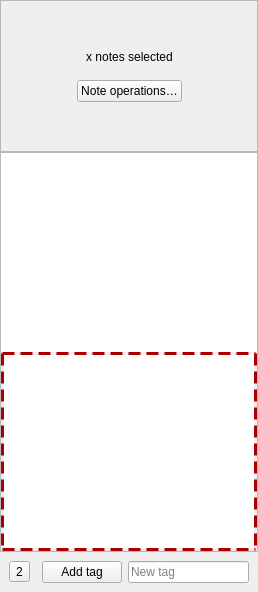
       <widget class="QFrame" name="noteEditFrame">
        <property name="sizePolicy">
         <sizepolicy hsizetype="Preferred" vsizetype="Preferred">
          <horstretch>5</horstretch>
          <verstretch>0</verstretch>
         </sizepolicy>
        </property>
        <property name="styleSheet">
         <string notr="true"/>
        </property>
        <property name="frameShape">
         <enum>QFrame::NoFrame</enum>
        </property>
        <layout class="QVBoxLayout" name="verticalLayout">
         <property name="spacing">
          <number>0</number>
         </property>
         <property name="leftMargin">
          <number>0</number>
         </property>
         <property name="topMargin">
          <number>0</number>
         </property>
         <property name="rightMargin">
          <number>0</number>
         </property>
         <property name="bottomMargin">
          <number>0</number>
         </property>
         <item>
          <widget class="QFrame" name="multiSelectActionFrame">
           <property name="frameShape">
            <enum>QFrame::StyledPanel</enum>
           </property>
           <property name="frameShadow">
            <enum>QFrame::Raised</enum>
           </property>
           <layout class="QGridLayout" name="gridLayout_2">
            <item row="1" column="1">
             <widget class="QLabel" name="notesSelectedLabel">
              <property name="text">
               <string notr="true">x notes selected</string>
              </property>
              <property name="alignment">
               <set>Qt::AlignCenter</set>
              </property>
             </widget>
            </item>
            <item row="0" column="1">
             <spacer name="verticalSpacer_2">
              <property name="orientation">
               <enum>Qt::Vertical</enum>
              </property>
              <property name="sizeHint" stdset="0">
               <size>
                <width>20</width>
                <height>40</height>
               </size>
              </property>
             </spacer>
            </item>
            <item row="3" column="2">
             <spacer name="horizontalSpacer_2">
              <property name="orientation">
               <enum>Qt::Horizontal</enum>
              </property>
              <property name="sizeHint" stdset="0">
               <size>
                <width>40</width>
                <height>20</height>
               </size>
              </property>
             </spacer>
            </item>
            <item row="3" column="0">
             <spacer name="horizontalSpacer">
              <property name="orientation">
               <enum>Qt::Horizontal</enum>
              </property>
              <property name="sizeHint" stdset="0">
               <size>
                <width>40</width>
                <height>20</height>
               </size>
              </property>
             </spacer>
            </item>
            <item row="3" column="1">
             <widget class="QPushButton" name="noteOperationsButton">
              <property name="text">
               <string>Note operations…</string>
              </property>
             </widget>
            </item>
            <item row="4" column="1">
             <spacer name="verticalSpacer">
              <property name="orientation">
               <enum>Qt::Vertical</enum>
              </property>
              <property name="sizeHint" stdset="0">
               <size>
                <width>20</width>
                <height>40</height>
               </size>
              </property>
             </spacer>
            </item>
            <item row="2" column="1">
             <spacer name="verticalSpacer_3">
              <property name="orientation">
               <enum>Qt::Vertical</enum>
              </property>
              <property name="sizeType">
               <enum>QSizePolicy::Fixed</enum>
              </property>
              <property name="sizeHint" stdset="0">
               <size>
                <width>20</width>
                <height>10</height>
               </size>
              </property>
             </spacer>
            </item>
           </layout>
          </widget>
         </item>
         <item>
          <widget class="QFrame" name="noteEditorFrame">
           <property name="minimumSize">
            <size>
             <width>0</width>
             <height>400</height>
            </size>
           </property>
           <property name="frameShape">
            <enum>QFrame::StyledPanel</enum>
           </property>
           <property name="frameShadow">
            <enum>QFrame::Raised</enum>
           </property>
           <layout class="QVBoxLayout" name="verticalLayout_6">
            <property name="spacing">
             <number>0</number>
            </property>
            <property name="leftMargin">
             <number>0</number>
            </property>
            <property name="topMargin">
             <number>0</number>
            </property>
            <property name="rightMargin">
             <number>0</number>
            </property>
            <property name="bottomMargin">
             <number>0</number>
            </property>
            <item>
             <widget class="QOwnNotesMarkdownTextEdit" name="noteTextEdit">
              <property name="enabled">
               <bool>true</bool>
              </property>
              <property name="contextMenuPolicy">
               <enum>Qt::CustomContextMenu</enum>
              </property>
              <property name="frameShape">
               <enum>QFrame::NoFrame</enum>
              </property>
              <property name="cursorWidth">
               <number>1</number>
              </property>
             </widget>
            </item>
            <item>
             <widget class="QOwnNotesMarkdownTextEdit" name="encryptedNoteTextEdit">
              <property name="enabled">
               <bool>true</bool>
              </property>
              <property name="contextMenuPolicy">
               <enum>Qt::CustomContextMenu</enum>
              </property>
              <property name="styleSheet">
               <string notr="true">QPlainTextEdit {
	border: 3px dashed #aa0000;
}
</string>
              </property>
              <property name="frameShape">
               <enum>QFrame::NoFrame</enum>
              </property>
             </widget>
            </item>
            <item>
             <widget class="QFrame" name="noteTextEditSearchFrame">
              <property name="frameShape">
               <enum>QFrame::NoFrame</enum>
              </property>
              <property name="lineWidth">
               <number>0</number>
              </property>
             </widget>
            </item>
           </layout>
          </widget>
         </item>
         <item>
          <widget class="QFrame" name="noteTagFrame">
           <property name="styleSheet">
            <string notr="true">QFrame { border: none; }</string>
           </property>
           <property name="frameShape">
            <enum>QFrame::NoFrame</enum>
           </property>
           <property name="frameShadow">
            <enum>QFrame::Raised</enum>
           </property>
           <layout class="QHBoxLayout" name="horizontalLayout">
            <item>
             <widget class="QToolButton" name="selectedTagsToolButton">
              <property name="focusPolicy">
               <enum>Qt::NoFocus</enum>
              </property>
              <property name="text">
               <string notr="true">2</string>
              </property>
              <property name="icon">
               <iconset theme="text-x-generic" resource="breeze-qownnotes.qrc">
                <normaloff>:/icons/breeze-qownnotes/16x16/text-x-generic.svg</normaloff>:/icons/breeze-qownnotes/16x16/text-x-generic.svg</iconset>
              </property>
              <property name="toolButtonStyle">
               <enum>Qt::ToolButtonTextBesideIcon</enum>
              </property>
             </widget>
            </item>
            <item>
             <widget class="QFrame" name="noteTagButtonFrame">
              <property name="frameShape">
               <enum>QFrame::NoFrame</enum>
              </property>
              <property name="frameShadow">
               <enum>QFrame::Plain</enum>
              </property>
              <layout class="QHBoxLayout" name="horizontalLayout_2">
               <property name="leftMargin">
                <number>0</number>
               </property>
               <property name="topMargin">
                <number>0</number>
               </property>
               <property name="rightMargin">
                <number>0</number>
               </property>
               <property name="bottomMargin">
                <number>0</number>
               </property>
              </layout>
             </widget>
            </item>
            <item>
             <widget class="QPushButton" name="newNoteTagButton">
              <property name="toolTip">
               <string>Add a tag to the current note</string>
              </property>
              <property name="text">
               <string>Add tag</string>
              </property>
              <property name="icon">
               <iconset theme="tag" resource="breeze-qownnotes.qrc">
                <normaloff>:/icons/breeze-qownnotes/16x16/tag.svg</normaloff>:/icons/breeze-qownnotes/16x16/tag.svg</iconset>
              </property>
             </widget>
            </item>
            <item>
             <widget class="QLineEdit" name="newNoteTagLineEdit">
              <property name="placeholderText">
               <string>New tag</string>
              </property>
             </widget>
            </item>
           </layout>
          </widget>
         </item>
        </layout>
       </widget>
